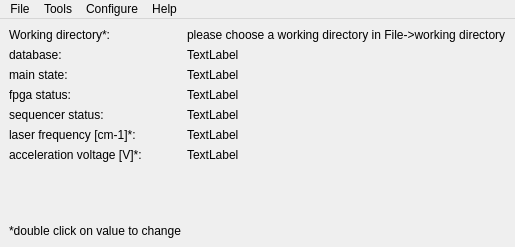
<?xml version="1.0" encoding="UTF-8"?>
<ui version="4.0">
 <class>TildaMainWindow</class>
 <widget class="QMainWindow" name="TildaMainWindow">
  <property name="geometry">
   <rect>
    <x>0</x>
    <y>0</y>
    <width>492</width>
    <height>247</height>
   </rect>
  </property>
  <property name="windowTitle">
   <string>Tilda</string>
  </property>
  <property name="windowIcon">
   <iconset>
    <normaloff>../../../Tilda256.ico</normaloff>../../../Tilda256.ico</iconset>
  </property>
  <property name="locale">
   <locale language="English" country="UnitedStates"/>
  </property>
  <widget class="QWidget" name="centralwidget">
   <layout class="QGridLayout" name="gridLayout">
    <item row="8" column="0">
     <spacer name="verticalSpacer">
      <property name="orientation">
       <enum>Qt::Vertical</enum>
      </property>
      <property name="sizeHint" stdset="0">
       <size>
        <width>20</width>
        <height>40</height>
       </size>
      </property>
     </spacer>
    </item>
    <item row="5" column="0">
     <widget class="QLabel" name="label_6">
      <property name="text">
       <string>sequencer status:</string>
      </property>
     </widget>
    </item>
    <item row="0" column="0">
     <widget class="QLabel" name="label_workdir">
      <property name="text">
       <string>Working directory*:</string>
      </property>
     </widget>
    </item>
    <item row="3" column="1">
     <widget class="QLabel" name="label_main_status">
      <property name="text">
       <string>TextLabel</string>
      </property>
     </widget>
    </item>
    <item row="3" column="0">
     <widget class="QLabel" name="label">
      <property name="text">
       <string>main state:</string>
      </property>
     </widget>
    </item>
    <item row="0" column="1">
     <widget class="QLabel" name="label_workdir_set">
      <property name="text">
       <string>please choose a working directory in File-&gt;working directory</string>
      </property>
     </widget>
    </item>
    <item row="1" column="1">
     <widget class="QLabel" name="label_database">
      <property name="text">
       <string>TextLabel</string>
      </property>
     </widget>
    </item>
    <item row="1" column="0">
     <widget class="QLabel" name="label_2">
      <property name="text">
       <string>database:</string>
      </property>
     </widget>
    </item>
    <item row="6" column="0">
     <widget class="QLabel" name="label_3">
      <property name="text">
       <string>laser frequency [cm-1]*:</string>
      </property>
     </widget>
    </item>
    <item row="7" column="0">
     <widget class="QLabel" name="label_4">
      <property name="text">
       <string>acceleration voltage [V]*:</string>
      </property>
     </widget>
    </item>
    <item row="6" column="1">
     <widget class="QLabel" name="label_laser_freq_set">
      <property name="text">
       <string>TextLabel</string>
      </property>
     </widget>
    </item>
    <item row="7" column="1">
     <widget class="QLabel" name="label_acc_volt_set">
      <property name="text">
       <string>TextLabel</string>
      </property>
     </widget>
    </item>
    <item row="9" column="0">
     <widget class="QLabel" name="label_5">
      <property name="text">
       <string>*double click on value to change</string>
      </property>
     </widget>
    </item>
    <item row="4" column="0">
     <widget class="QLabel" name="label_7">
      <property name="text">
       <string>fpga status:</string>
      </property>
     </widget>
    </item>
    <item row="4" column="1">
     <widget class="QLabel" name="label_fpga_state_set">
      <property name="text">
       <string>TextLabel</string>
      </property>
     </widget>
    </item>
    <item row="5" column="1">
     <widget class="QLabel" name="label_sequencer_status_set">
      <property name="text">
       <string>TextLabel</string>
      </property>
     </widget>
    </item>
   </layout>
  </widget>
  <widget class="QMenuBar" name="menubar">
   <property name="geometry">
    <rect>
     <x>0</x>
     <y>0</y>
     <width>492</width>
     <height>21</height>
    </rect>
   </property>
   <widget class="QMenu" name="menuTilda_MainWindow">
    <property name="title">
     <string>File</string>
    </property>
    <addaction name="actionWorking_directory"/>
   </widget>
   <widget class="QMenu" name="menuView">
    <property name="title">
     <string>Tools</string>
    </property>
    <addaction name="actionScan_Control"/>
    <addaction name="actionPost_acceleration_power_supply_control"/>
    <addaction name="actionSimple_Counter"/>
    <addaction name="actionSet_Laser_Frequency"/>
    <addaction name="actionSet_acceleration_voltage"/>
   </widget>
   <widget class="QMenu" name="menuHelp">
    <property name="title">
     <string>Help</string>
    </property>
    <addaction name="actionVersion"/>
   </widget>
   <widget class="QMenu" name="menuConfigure">
    <property name="title">
     <string>Configure</string>
    </property>
    <addaction name="actionVoltage_Measurement"/>
   </widget>
   <addaction name="menuTilda_MainWindow"/>
   <addaction name="menuView"/>
   <addaction name="menuConfigure"/>
   <addaction name="menuHelp"/>
  </widget>
  <action name="actionTracks">
   <property name="text">
    <string>Tracks</string>
   </property>
  </action>
  <action name="actionScan_Control">
   <property name="text">
    <string>Scan Control</string>
   </property>
  </action>
  <action name="actionVersion">
   <property name="text">
    <string>Version</string>
   </property>
  </action>
  <action name="actionHardware_setup">
   <property name="text">
    <string>hardware setup</string>
   </property>
  </action>
  <action name="actionWorking_directory">
   <property name="text">
    <string>working directory</string>
   </property>
  </action>
  <action name="actionVoltage_Measurement">
   <property name="text">
    <string>Voltage Measurement</string>
   </property>
  </action>
  <action name="actionPost_acceleration_power_supply_control">
   <property name="text">
    <string>Post acceleration power supply control</string>
   </property>
  </action>
  <action name="actionSimple_Counter">
   <property name="text">
    <string>Simple Counter</string>
   </property>
  </action>
  <action name="actionSet_Laser_Frequency">
   <property name="text">
    <string>set laser frequency</string>
   </property>
  </action>
  <action name="actionSet_acceleration_voltage">
   <property name="text">
    <string>set acceleration voltage</string>
   </property>
  </action>
 </widget>
 <resources/>
 <connections/>
</ui>
